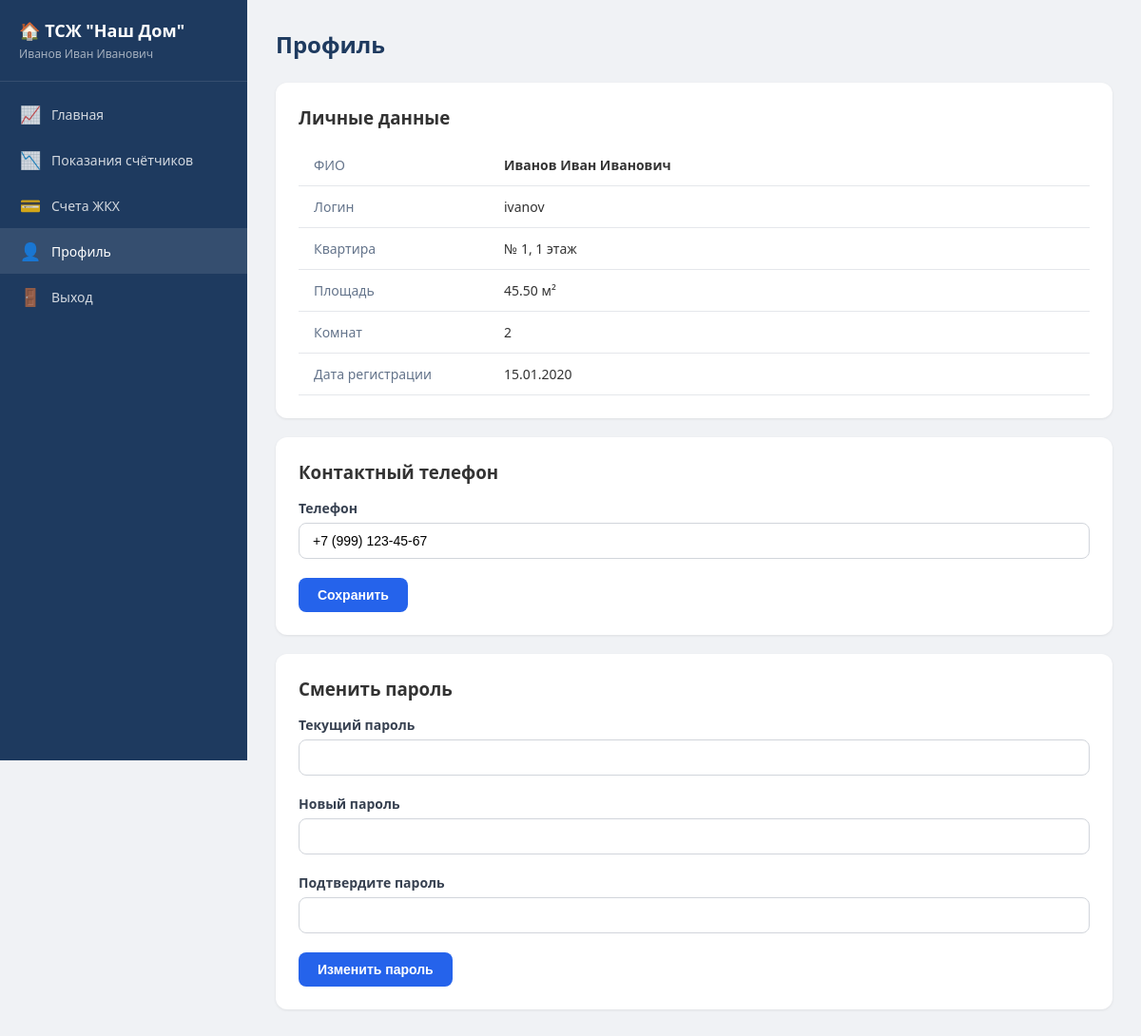
The app's page /profile.php (signed in) with its own data.
### tables this page shows
CREATE TABLE users (
    id INT AUTO_INCREMENT PRIMARY KEY,
    login VARCHAR(100) NOT NULL UNIQUE,
    password VARCHAR(255) NOT NULL,
    full_name VARCHAR(255) NOT NULL,
    role ENUM('admin', 'resident') DEFAULT 'resident',
    created_at TIMESTAMP DEFAULT CURRENT_TIMESTAMP
);

CREATE TABLE residents (
    id INT AUTO_INCREMENT PRIMARY KEY,
    user_id INT NOT NULL,
    apartment_id INT NOT NULL,
    phone VARCHAR(20),
    registered_at DATE NOT NULL,
    FOREIGN KEY (user_id) REFERENCES users(id) ON DELETE CASCADE,
    FOREIGN KEY (apartment_id) REFERENCES apartments(id) ON DELETE CASCADE
);

CREATE TABLE apartments (
    id INT AUTO_INCREMENT PRIMARY KEY,
    number VARCHAR(20) NOT NULL,
    floor INT NOT NULL,
    area DECIMAL(10,2) NOT NULL,
    rooms INT NOT NULL,
    owner_id INT,
    FOREIGN KEY (owner_id) REFERENCES users(id) ON DELETE SET NULL
);

### config.php (called while the page is built, shortened)
<?php
function escape($str) {
    return htmlspecialchars($str, ENT_QUOTES, 'UTF-8');
}

### profile.php (the view, shortened to what this page needs)
<?php
require_once 'config.php';
$user_id = $_SESSION['user_id'];
$stmt = $pdo->prepare("SELECT * FROM users WHERE id = ?");
$stmt->execute([$user_id]);
$user = $stmt->fetch();
$stmt = $pdo->prepare("
    SELECT a.*, r.phone, r.registered_at
    FROM apartments a
    JOIN residents r ON r.apartment_id = a.id
    WHERE r.user_id = ?
");
$stmt->execute([$user_id]);
$apartment = $stmt->fetch();
?>
<!DOCTYPE html>
<html lang="ru">
<head>
    <link rel="stylesheet" href="style.css">
</head>
<body>
    <div class="layout">
        <aside class="sidebar">
            <div class="sidebar-header">
                <h2>&#127968; ТСЖ "Наш Дом"</h2>
                <p><?= escape($_SESSION['full_name']) ?></p>
            </div>
            <nav class="sidebar-nav">
                <a href="dashboard.php">
                    <span class="icon">&#128200;</span> Главная
                </a>
                <a href="readings.php">
                    <span class="icon">&#128201;</span> Показания счётчиков
                </a>
                <a href="bills.php">
                    <span class="icon">&#128179;</span> Счета ЖКХ
                </a>
                <a href="profile.php" class="active">
                    <span class="icon">&#128100;</span> Профиль
                </a>
                <a href="logout.php">
                    <span class="icon">&#128682;</span> Выход
                </a>
            </nav>
        </aside>
        <main class="main-content">
            <div class="page-header">
                <h1>Профиль</h1>
            </div>
            <div class="card">
                <h3 style="margin-bottom:16px;">Личные данные</h3>
                <table>
                    <tr><td style="width:200px; color:#64748b;">ФИО</td><td><strong><?= escape($user['full_name']) ?></strong></td></tr>
                    <tr><td style="color:#64748b;">Логин</td><td><?= escape($user['login']) ?></td></tr>
                    <?php if ($apartment): ?>
                    <tr><td style="color:#64748b;">Квартира</td><td>№ <?= escape($apartment['number']) ?>, <?= $apartment['floor'] ?> этаж</td></tr>
                    <tr><td style="color:#64748b;">Площадь</td><td><?= $apartment['area'] ?> м²</td></tr>
                    <tr><td style="color:#64748b;">Комнат</td><td><?= $apartment['rooms'] ?></td></tr>
                    <tr><td style="color:#64748b;">Дата регистрации</td><td><?= date('d.m.Y', strtotime($apartment['registered_at'])) ?></td></tr>
                    <?php endif; ?>
                </table>
            </div>
            <?php if ($apartment): ?>
            <div class="card">
                <h3 style="margin-bottom:16px;">Контактный телефон</h3>
                <form method="POST" action="">
                    <div class="form-group">
                        <label for="phone">Телефон</label>
                        <input type="tel" id="phone" name="phone" value="<?= escape($apartment['phone'] ?? '') ?>" placeholder="+7 (___) ___-__-__">
                    </div>
                    <button type="submit" class="btn btn-primary">Сохранить</button>
                </form>
            </div>
            <?php endif; ?>
            <div class="card">
                <h3 style="margin-bottom:16px;">Сменить пароль</h3>
                <form method="POST" action="">
                    <div class="form-group">
                        <label for="old_password">Текущий пароль</label>
                        <input type="password" id="old_password" name="old_password" required>
                    </div>
                    <div class="form-group">
                        <label for="new_password">Новый пароль</label>
                        <input type="password" id="new_password" name="new_password" required minlength="6">
                    </div>
                    <div class="form-group">
                        <label for="confirm_password">Подтвердите пароль</label>
                        <input type="password" id="confirm_password" name="confirm_password" required>
                    </div>
                    <button type="submit" class="btn btn-primary">Изменить пароль</button>
                </form>
            </div>
        </main>
    </div>
</body>
</html>

### style.css (style rules this page uses)
* { margin: 0; padding: 0; box-sizing: border-box; }
body { font-family: 'Segoe UI', Tahoma, Geneva, Verdana, sans-serif; background: #f0f2f5; color: #333; min-height: 100vh; }
a { color: #2563eb; text-decoration: none; }
.form-group { margin-bottom: 20px; }
.form-group label { display: block; margin-bottom: 6px; font-weight: 600; color: #374151; font-size: 14px; }
.form-group input, .form-group select, .form-group textarea { width: 100%; padding: 10px 14px; border: 1px solid #d1d5db; border-radius: 8px; font-size: 14px; transition: border-color 0.2s; background: #fff; }
.btn { display: inline-block; padding: 10px 20px; border: none; border-radius: 8px; font-size: 14px; font-weight: 600; cursor: pointer; transition: all 0.2s; text-align: center; }
.btn-primary { background: #2563eb; color: #fff; }
.layout { display: flex; min-height: 100vh; }
.sidebar { width: 260px; background: #1e3a5f; color: #fff; padding: 20px 0; position: fixed; height: 100vh; overflow-y: auto; }
.sidebar-header { padding: 0 20px 20px; border-bottom: 1px solid rgba(255,255,255,0.1); margin-bottom: 10px; }
.sidebar-header h2 { font-size: 18px; margin-bottom: 4px; }
.sidebar-header p { font-size: 12px; color: rgba(255,255,255,0.6); }
.sidebar-nav a { display: flex; align-items: center; gap: 10px; padding: 12px 20px; color: rgba(255,255,255,0.8); text-decoration: none; transition: all 0.2s; font-size: 14px; }
.sidebar-nav a:hover, .sidebar-nav a.active { background: rgba(255,255,255,0.1); color: #fff; text-decoration: none; }
.sidebar-nav a .icon { font-size: 18px; width: 24px; text-align: center; }
.main-content { margin-left: 260px; flex: 1; padding: 30px; background: #f0f2f5; min-height: 100vh; }
.page-header { display: flex; justify-content: space-between; align-items: center; margin-bottom: 24px; }
.page-header h1 { font-size: 24px; color: #1e3a5f; }
.card { background: #fff; border-radius: 12px; padding: 24px; margin-bottom: 20px; box-shadow: 0 1px 3px rgba(0,0,0,0.08); }
table { width: 100%; border-collapse: collapse; }
table th, table td { padding: 12px 16px; text-align: left; border-bottom: 1px solid #e5e7eb; font-size: 14px; }

### records on screen
users: full_name "Иванов Иван Иванович", login "ivanov"
residents: apartment.number "1", apartment.floor "1", apartment.area "45.50", apartment.rooms "2", registered_at "15.01.2020", phone "+7 (999) 123-45-67"

### other values on screen
$_SESSION['full_name'] "Иванов Иван Иванович"
